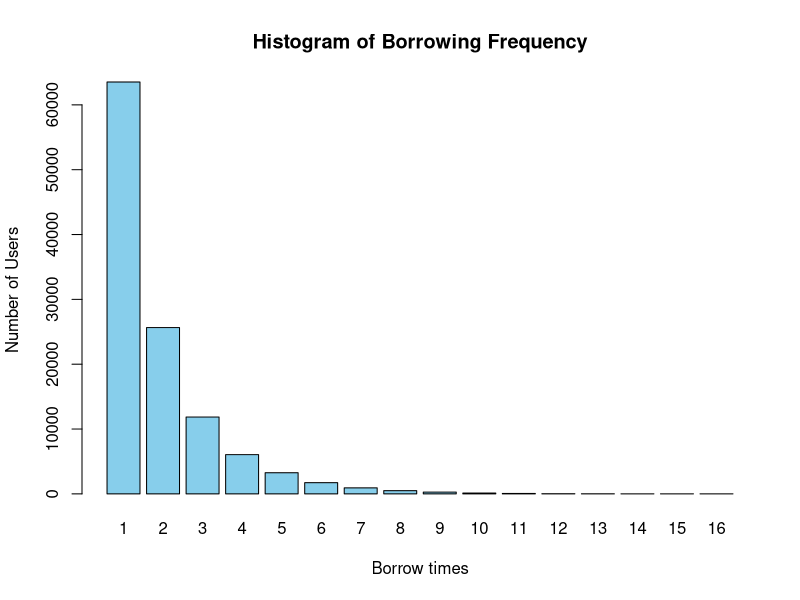
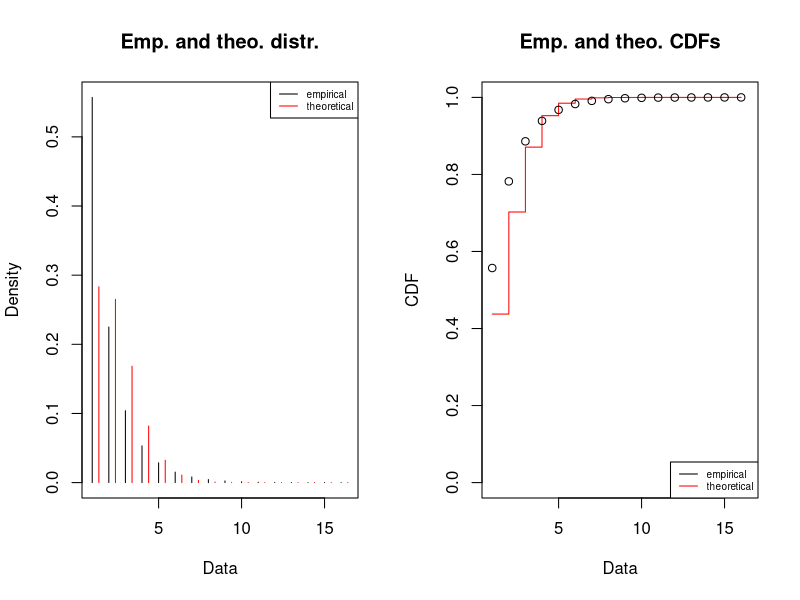

These charts were generated, in order, by the following R code:
## ---- chunk 1
# borrow times
borrow_times <- 1:16

# crrosponding frequence
freq <- c(63526, 25653, 11855, 6055, 3264, 1727,
          931, 497, 275, 124, 68, 28,
          13, 6, 9, 4)

# plot diagram
barplot(freq, names.arg = borrow_times,
        xlab = "Borrow times",
        ylab = "Number of Users",
        main = "Histogram of Borrowing Frequency",
        col = "skyblue")

## ---- chunk 2
#vector
user_borrow_vector <- rep(borrow_times, freq)
install.packages("fitdistrplus")
library(fitdistrplus)

# 拟合负二项分布
fit_nb <- fitdist(user_borrow_vector, "nbinom")
summary(fit_nb)
plot(fit_nb)
